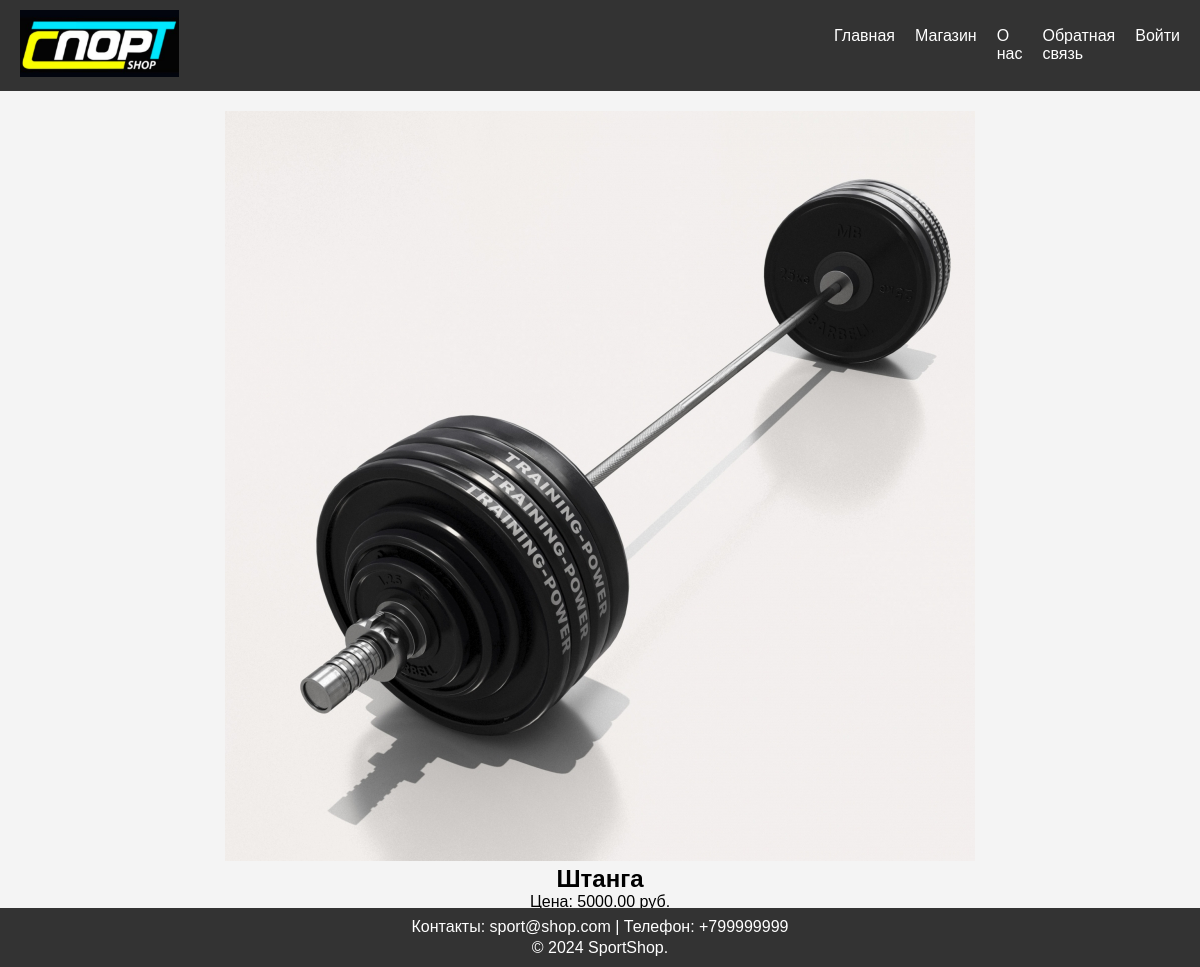
The app's page /product.php?id=3 with its own data.
### tables this page shows
CREATE TABLE `products` (
  `id` int(11) NOT NULL,
  `name` varchar(100) NOT NULL,
  `price` decimal(10,2) NOT NULL,
  `description` text DEFAULT NULL,
  `image` varchar(255) DEFAULT NULL,
  `stock` int(11) DEFAULT 0,
  `created_at` timestamp NOT NULL DEFAULT current_timestamp()
);

### product.php (the view, shortened to what this page needs)
<?php
include 'header.php';
include 'db.php';
$id = $_GET['id'];
$sql = "SELECT name, price, description, image, stock FROM products WHERE id=$id";
$result = $conn->query($sql);
if ($result->num_rows > 0) {
  $row = $result->fetch_assoc();
  echo "<div class='product-details'>";
  echo "<img src='images/" . $row["image"] . "' alt='" . $row["name"] . "'>";
  echo "<h2>" . $row["name"] . "</h2>";
  echo "<p>Цена: " . $row["price"] . " руб.</p>";
  echo "<p>Описание: " . $row["description"] . "</p>";
  echo "<p>В наличии: " . $row["stock"] . " шт.</p>";
  echo "</div>";
} else {
  echo "Продукт не найден.";
}
include 'footer.php';
?>

### style.css (style rules this page uses)
* { margin: 0; padding: 0; box-sizing: border-box; }
html, body { height: 100%; }
body { font-family: Arial, sans-serif; margin: 0; padding: 0; background-color: #f4f4f4; display: flex; flex-direction: column; }

### records on screen
products: image (picture), name "Штанга", price "5000.00"
